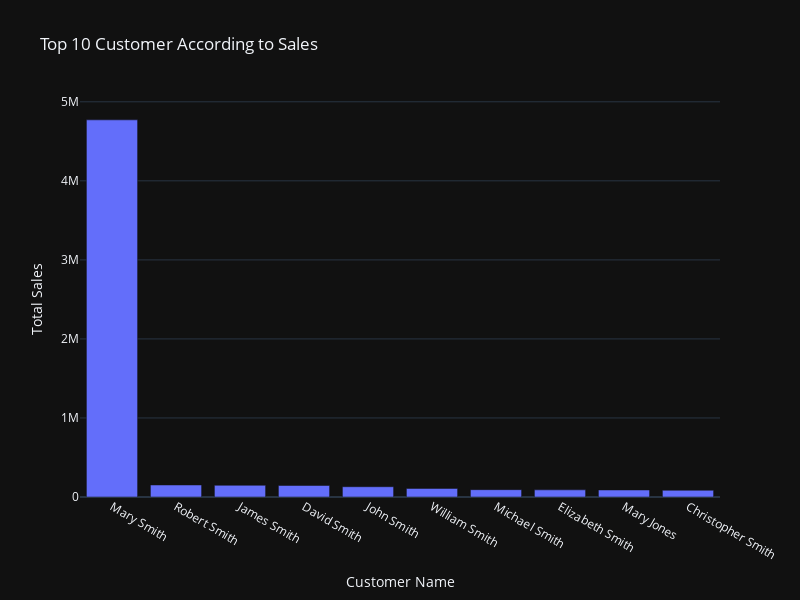

The cell this chart's notebook holds for it:
### Markdown cell above
### 7. Top 10 Customer according to Sales

### Code cell
customer = df.groupby('Customer Name')

customer_sales = customer['Sales'].sum().sort_values(ascending=False).reset_index().head(10)

fig = px.bar(
    customer_sales,
    x='Customer Name',
    y='Sales',
    title="Top 10 Customer According to Sales",
    labels={'Sales': 'Total Sales'},
    template='plotly_dark',
    width=800,
    height=600
)
fig.show()

### Figure 1 — Plotly figure (JSON) as saved in the notebook; plotly's stock layout.template omitted (floating-point values rounded to 4 significant figures)
{"data": [{"hovertemplate": "Customer Name=%{x}<br>Total Sales=%{y}<extra></extra>", "legendgroup": "", "marker": {"color": "#636efa", "pattern": {"shape": ""}}, "name": "", "orientation": "v", "showlegend": false, "textposition": "auto", "type": "bar", "x": ["Mary Smith", "Robert Smith", "James Smith", "David Smith", "John Smith", "William Smith", "Michael Smith", "Elizabeth Smith", "Mary Jones", "Christopher Smith"], "xaxis": "x", "y": [4772000.0, 152200.0, 147900.0, 145800.0, 129900.0, 108500.0, 92840.0, 90520.0, 88860.0, 85270.0], "yaxis": "y"}], "layout": {"barmode": "relative", "height": 600, "legend": {"tracegroupgap": 0}, "title": {"text": "Top 10 Customer According to Sales"}, "width": 800, "xaxis": {"anchor": "y", "domain": [0, 1], "title": {"text": "Customer Name"}}, "yaxis": {"anchor": "x", "domain": [0, 1], "title": {"text": "Total Sales"}}}}
